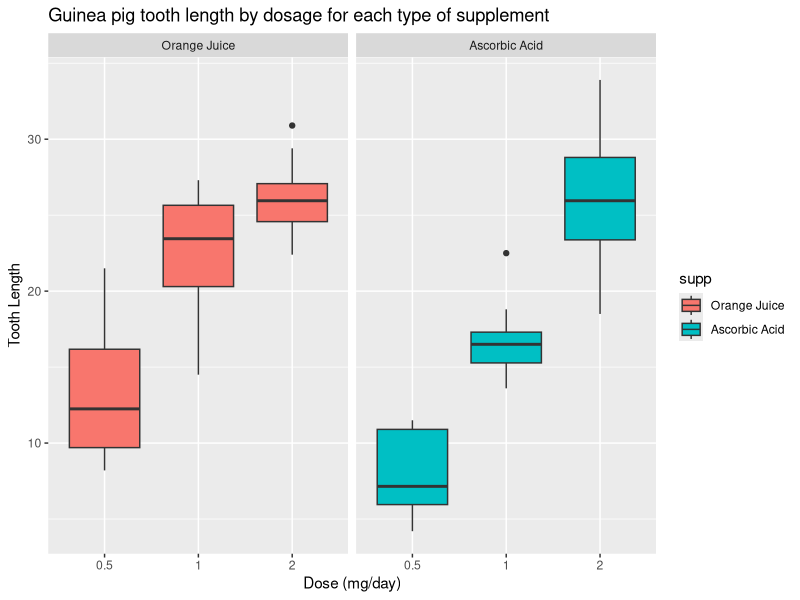

Recreate this plot in R.
## ---- chunk 1
library(datasets)
data(ToothGrowth)
str(ToothGrowth)
head(ToothGrowth)
summary(ToothGrowth)
## ---- chunk 2
library(ggplot2)
levels(ToothGrowth$supp) <- c("Orange Juice", "Ascorbic Acid")
ggplot(ToothGrowth, aes(x=factor(dose), y=len)) + 
  facet_grid(.~supp) +
  geom_boxplot(aes(fill = supp)) +
  labs(title="Guinea pig tooth length by dosage for each type of supplement", 
    x="Dose (mg/day)",
    y="Tooth Length")
## ---- chunk 3
hypoth1<-t.test(len ~ supp, data = ToothGrowth)
hypoth1$conf.int
hypoth1$p.value
## ---- chunk 4
hypoth2<-t.test(len ~ supp, data = subset(ToothGrowth, dose == 0.5))
hypoth2$conf.int
hypoth2$p.value
## ---- chunk 5
hypoth3<-t.test(len ~ supp, data = subset(ToothGrowth, dose == 1))
hypoth3$conf.int
hypoth3$p.value
## ---- chunk 6
hypoth4<-t.test(len ~ supp, data = subset(ToothGrowth, dose == 2))
hypoth4$conf.int
hypoth4$p.value
